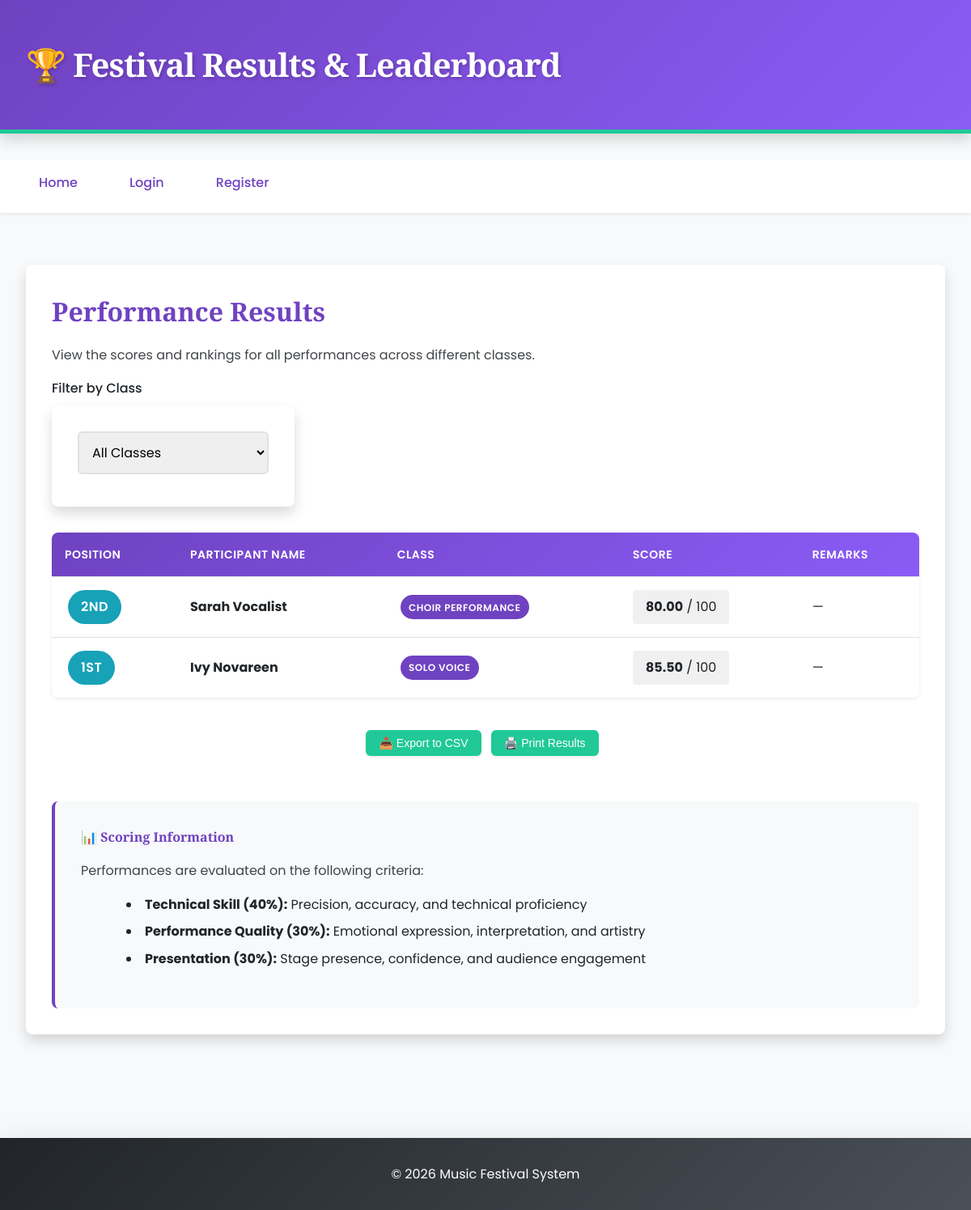
The app's page /results.php with its own data.
### tables this page shows
CREATE TABLE IF NOT EXISTS results (
  result_id INT(11) NOT NULL AUTO_INCREMENT,
  reg_id INT(11) NOT NULL,
  judge_id INT(11),
  score DECIMAL(5,2),
  position VARCHAR(10),
  rank INT(11),
  remarks TEXT,
  technical_score DECIMAL(5,2),
  performance_score DECIMAL(5,2),
  presentation_score DECIMAL(5,2),
  date_recorded DATETIME DEFAULT CURRENT_TIMESTAMP,
  date_updated TIMESTAMP DEFAULT CURRENT_TIMESTAMP ON UPDATE CURRENT_TIMESTAMP,
  PRIMARY KEY (result_id),
  FOREIGN KEY (reg_id) REFERENCES registration(reg_id) ON DELETE CASCADE ON UPDATE CASCADE,
  KEY idx_reg_id (reg_id),
  KEY idx_position (position),
  KEY idx_date_recorded (date_recorded)
);

CREATE TABLE IF NOT EXISTS users (
  user_id INT(11) NOT NULL AUTO_INCREMENT,
  full_name VARCHAR(100) NOT NULL,
  email VARCHAR(100) NOT NULL UNIQUE,
  password VARCHAR(255) NOT NULL,
  role ENUM('admin','participant','judge') DEFAULT 'participant',
  phone VARCHAR(20),
  address VARCHAR(255),
  city VARCHAR(50),
  state VARCHAR(50),
  country VARCHAR(50),
  bio TEXT,
  profile_pic VARCHAR(255),
  is_active TINYINT(1) DEFAULT 1,
  last_login DATETIME,
  date_created TIMESTAMP DEFAULT CURRENT_TIMESTAMP,
  date_updated TIMESTAMP DEFAULT CURRENT_TIMESTAMP ON UPDATE CURRENT_TIMESTAMP,
  PRIMARY KEY (user_id),
  UNIQUE KEY unique_email (email),
  KEY idx_role (role),
  KEY idx_is_active (is_active)
);

CREATE TABLE IF NOT EXISTS classes (
  class_id INT(11) NOT NULL AUTO_INCREMENT,
  class_name VARCHAR(100) NOT NULL,
  description TEXT,
  category VARCHAR(50),
  max_participants INT(11),
  entry_fee DECIMAL(10,2),
  duration_minutes INT(11),
  rules TEXT,
  is_active TINYINT(1) DEFAULT 1,
  created_at TIMESTAMP DEFAULT CURRENT_TIMESTAMP,
  updated_at TIMESTAMP DEFAULT CURRENT_TIMESTAMP ON UPDATE CURRENT_TIMESTAMP,
  PRIMARY KEY (class_id),
  KEY idx_is_active (is_active)
);

### functions.php (called while the page is built, shortened)
<?php
function esc($str) {
    return htmlspecialchars(trim($str), ENT_QUOTES, 'UTF-8');
}
?>

### results.php (the view, shortened to what this page needs)
<?php
require_once 'config.php';
require_once 'functions.php';
$class_id = intval($_GET['class_id'] ?? 0);
if ($class_id > 0) {
    $stmt = $conn->prepare("SELECT u.full_name, c.class_name, res.score, res.position, res.remarks FROM results res JOIN registration r ON res.reg_id=r.reg_id JOIN users u ON r.user_id=u.user_id JOIN classes c ON r.class_id=c.class_id WHERE c.class_id = ? ORDER BY res.position ASC");
    $stmt->bind_param("i", $class_id);
    $stmt->execute();
    $result = $stmt->get_result();
} else {
    $result = $conn->query("SELECT u.full_name, c.class_name, res.score, res.position, res.remarks FROM results res JOIN registration r ON res.reg_id=r.reg_id JOIN users u ON r.user_id=u.user_id JOIN classes c ON r.class_id=c.class_id ORDER BY c.class_name, res.position");
}
?>
<!doctype html>
<html lang="en">
<head>
  <link rel="stylesheet" href="assets/css/style.css">
</head>
<body>
<header>
  <h1>🏆 Festival Results & Leaderboard</h1>
</header>
<nav>
  <ul>
    <li><a href="index.php">Home</a></li>
    <?php if (isset($_SESSION['user_id'])): ?>
      <li><a href="<?php
        echo ($_SESSION['role'] == 'admin') ? 'admin_dashboard.php' :
             ($_SESSION['role'] == 'judge') ? 'judge_portal.php' : 'user_dashboard.php';
      ?>">Dashboard</a></li>
      <li><a href="logout.php">Logout (<?= esc($_SESSION['full_name'] ?? 'User') ?>)</a></li>
    <?php else: ?>
      <li><a href="login.php">Login</a></li>
      <li><a href="register.php">Register</a></li>
    <?php endif; ?>
  </ul>
</nav>
<div class="container">
  <section>
    <h2>Performance Results</h2>
    <p>View the scores and rankings for all performances across different classes.</p>
    <div class="form-group" style="max-width: 300px;">
      <label for="classFilter">Filter by Class</label>
      <form method="get" id="filterForm">
        <select name="class_id" id="classFilter" onchange="document.getElementById('filterForm').submit()">
          <option value="0" <?= ($class_id == 0) ? 'selected' : '' ?>>All Classes</option>
        </select>
      </form>
    </div>
    <?php if ($result->num_rows > 0): ?>
      <div class="table-responsive">
        <table id="resultsTable">
          <thead>
            <tr>
              <th>Position</th>
              <th>Participant Name</th>
              <th>Class</th>
              <th>Score</th>
              <th>Remarks</th>
            </tr>
          </thead>
          <tbody>
            <?php
            $position_counter = 1;
            while($row = $result->fetch_assoc()):
            ?>
              <tr>
                <td>
                  <span class="badge badge-<?=
                    ($row['position'] === '1st' || $position_counter === 1) ? 'success' :
                    ($row['position'] === '2nd' || $position_counter === 2) ? 'info' : 'secondary'
                  ?>" style="font-size: 1rem; padding: 0.5rem 1rem;">
                    <?= esc($row['position'] ?? '#' . $position_counter) ?>
                  </span>
                </td>
                <td>
                  <strong><?= esc($row['full_name']) ?></strong>
                </td>
                <td>
                  <span class="badge badge-primary"><?= esc($row['class_name']) ?></span>
                </td>
                <td>
                  <span class="score-display" style="display: inline-block; padding: 0.5rem 1rem; background: #f0f0f0; border-radius: 4px;">
                    <strong><?= number_format($row['score'], 2) ?></strong> / 100
                  </span>
                </td>
                <td style="max-width: 200px;"><?= esc($row['remarks'] ?? '—') ?></td>
              </tr>
            <?php
            $position_counter++;
            endwhile;
            ?>
          </tbody>
        </table>
      </div>
      <div class="mt-4" style="text-align: center;">
        <button class="btn btn-secondary btn-sm" onclick="exportTableToCSV('resultsTable', 'festival_results.csv')">
          📥 Export to CSV
        </button>
        <button class="btn btn-secondary btn-sm" onclick="window.print()">
          🖨️ Print Results
        </button>
      </div>
    <?php endif; ?>
    <div class="mt-5 p-4" style="background: #f8f9fa; border-radius: 8px; border-left: 4px solid var(--primary-color);">
      <h4>📊 Scoring Information</h4>
      <p>Performances are evaluated on the following criteria:</p>
      <ul style="margin-left: 1.5rem;">
        <li><strong>Technical Skill (40%):</strong> Precision, accuracy, and technical proficiency</li>
        <li><strong>Performance Quality (30%):</strong> Emotional expression, interpretation, and artistry</li>
        <li><strong>Presentation (30%):</strong> Stage presence, confidence, and audience engagement</li>
      </ul>
    </div>
  </section>
</div>
<footer>&copy; <?= date('Y') ?> Music Festival System</footer>
</body>
</html>

### style.css (style rules this page uses)
:root { --primary-color: #6f42c1; --secondary-color: #20c997; --danger-color: #dc3545; --warning-color: #ffc107; --success-color: #28a745; --info-color: #17a2b8; --light-bg: #f8f9fa; --dark-text: #212529; --border-color: #dee2e6; --shadow-sm: 0 0.125rem 0.25rem rgba(0, 0, 0, 0.075); --shadow-md: 0 0.5rem 1rem rgba(0, 0, 0, 0.15); --shadow-lg: 0 1rem 3rem rgba(0, 0, 0, 0.175); --transition: all 0.3s ease; }
* { margin: 0; padding: 0; box-sizing: border-box; }
html { scroll-behavior: smooth; }
body { font-family: 'Poppins', sans-serif; color: var(--dark-text); background-color: var(--light-bg); line-height: 1.6; font-size: 16px; }
h1, h2, h3, h4, h5, h6 { font-family: 'Playfair Display', serif; font-weight: 700; margin-bottom: 1rem; color: var(--primary-color); }
h1 { font-size: 2.5rem; letter-spacing: -1px; }
h2 { font-size: 2rem; }
p { margin-bottom: 1rem; opacity: 0.85; }
a { color: var(--primary-color); text-decoration: none; transition: var(--transition); }
header { background: linear-gradient(135deg, var(--primary-color) 0%, #8b5cf6 100%); color: white; padding: 3rem 2rem; box-shadow: var(--shadow-md); margin-bottom: 2rem; border-bottom: 5px solid var(--secondary-color); }
header h1 { color: white; margin: 0; text-shadow: 2px 2px 4px rgba(0, 0, 0, 0.2); }
nav { background-color: white; padding: 1rem 0; box-shadow: var(--shadow-sm); margin-bottom: 2rem; }
nav ul { list-style: none; display: flex; gap: 2rem; max-width: 1200px; margin: 0 auto; padding: 0 2rem; }
nav a { color: var(--primary-color); font-weight: 500; padding: 0.5rem 1rem; border-radius: 4px; transition: var(--transition); }
.container { max-width: 1200px; margin: 0 auto; padding: 2rem; }
section { margin-bottom: 3rem; padding: 2rem; background: white; border-radius: 8px; box-shadow: var(--shadow-md); }
.btn, button { display: inline-block; padding: 0.75rem 1.5rem; background-color: var(--primary-color); color: white; border: none; border-radius: 6px; font-size: 1rem; font-weight: 500; cursor: pointer; transition: var(--transition); text-decoration: none; margin: 0.5rem 0.5rem 0.5rem 0; box-shadow: var(--shadow-sm); }
.btn-secondary { background-color: var(--secondary-color); }
.btn-sm { padding: 0.5rem 1rem; font-size: 0.875rem; }
form { background: white; padding: 2rem; border-radius: 8px; box-shadow: var(--shadow-md); margin-bottom: 2rem; }
.form-group { margin-bottom: 1.5rem; }
label { display: block; margin-bottom: 0.5rem; font-weight: 500; color: var(--dark-text); }
input[type="text"], input[type="email"], input[type="password"], input[type="number"], input[type="date"], input[type="file"], textarea, select { width: 100%; padding: 0.75rem; border: 2px solid var(--border-color); border-radius: 6px; font-family: 'Poppins', sans-serif; font-size: 1rem; transition: var(--transition); margin-bottom: 0.5rem; }
select { cursor: pointer; }
table { width: 100%; border-collapse: collapse; background: white; margin: 2rem 0; box-shadow: var(--shadow-sm); border-radius: 8px; overflow: hidden; }
thead { background: linear-gradient(135deg, var(--primary-color) 0%, #8b5cf6 100%); color: white; }
th, td { padding: 1rem; text-align: left; border-bottom: 1px solid var(--border-color); }
th { font-weight: 600; text-transform: uppercase; font-size: 0.875rem; letter-spacing: 0.5px; }
tbody tr { transition: var(--transition); }
tbody tr:last-child td { border-bottom: none; }
ul, ol { margin: 1rem 0; padding-left: 2rem; }
li { margin-bottom: 0.5rem; list-style-position: inside; }
footer, .footer { background: linear-gradient(135deg, #212529 0%, #495057 100%); color: white; text-align: center; padding: 2rem; margin-top: 3rem; box-shadow: var(--shadow-lg); }
.badge { display: inline-block; padding: 0.35rem 0.65rem; background-color: var(--primary-color); color: white; border-radius: 50px; font-size: 0.75rem; font-weight: 600; text-transform: uppercase; letter-spacing: 0.5px; margin: 0 0.25rem; }
.badge-primary { background-color: var(--primary-color); }
.badge-info { background-color: var(--info-color); }
.mt-4 { margin-top: 2rem; }
.mt-5 { margin-top: 3rem; }
.p-4 { padding: 2rem; }

### records on screen
results: position "2ND", users.full_name "Sarah Vocalist", classes.class_name "CHOIR PERFORMANCE", score "80.00", remarks "—"
results: position "1ST", users.full_name "Ivy Novareen", classes.class_name "SOLO VOICE", score "85.50", remarks "—"
